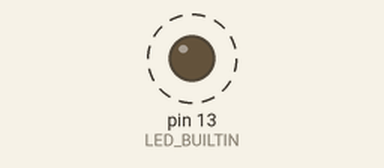
The sketch below on a simulated Arduino Uno, built with avr-gcc and run on an emulated ATmega328P. Parts: output pins drawn as LEDs (lit = HIGH). Dashed ring = blinking.

Above: at 0.1 s.
Timing chart, 0 to 3.0 s (numbered marks = the images above):
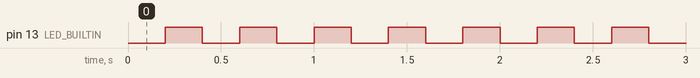

Measured:
- by itself, pin 13 (LED_BUILTIN): alternates HIGH for 0.20 s and LOW for 0.20 s

The sketch:

LED.ino
```cpp
void setup() {
    pinMode(LED_BUILTIN, OUTPUT);
}

void loop() {
    int tmp = digitalRead(LED_BUILTIN);
    if (tmp == HIGH) digitalWrite(LED_BUILTIN, LOW);
    delay(200);
    tmp = digitalRead(LED_BUILTIN);
    if (tmp == LOW) digitalWrite(LED_BUILTIN, HIGH);
    delay(200);
}
```
